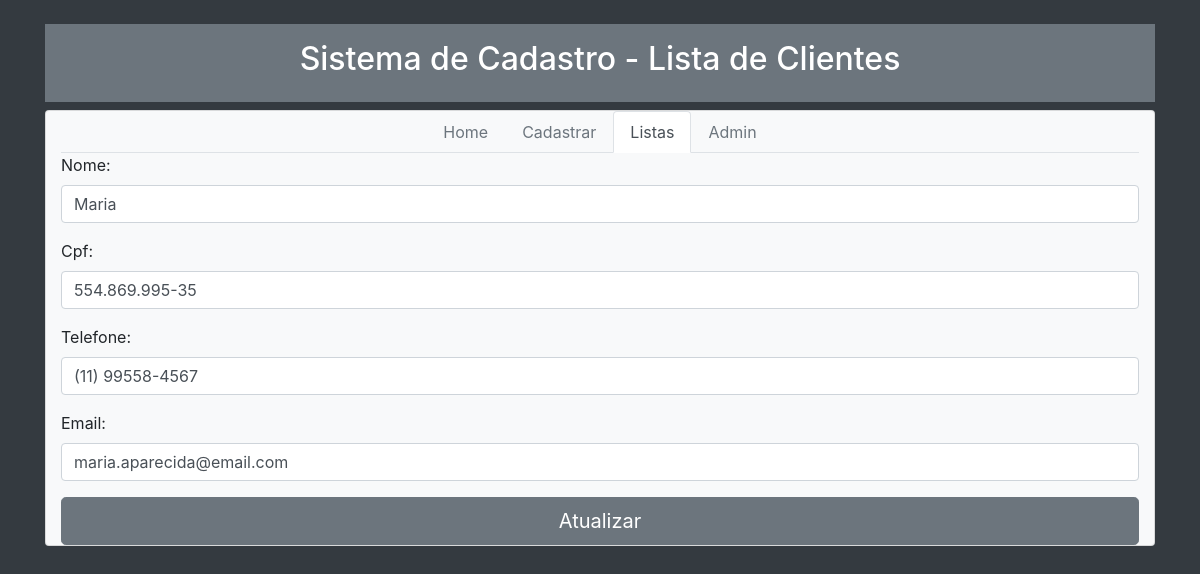
The app's page /atualizar/12 with its own data.
### creed/models.py (models this page shows, shortened)
class Cliente(models.Model):
    nome = models.CharField(max_length=50)
    cpf = models.CharField(max_length=20)
    telefone = models.CharField(max_length=20)
    email = models.EmailField(max_length=254)

### creed/views.py (the view)
# urls.py: path('atualizar/<int:pk>', views.editar_cliente, name='editar_cliente'),
def editar_cliente(request, pk):
    cliente = Cliente.objects.get(pk=pk)
    form = ClienteForm(request.POST or None, instance=cliente)
    if form.is_valid():
        form.save()
        return redirect('lista_clientes')
    return render(request, 'atualizar_cliente.html', {'form': form})

### creed/forms.py
class ClienteForm(forms.ModelForm):
    class Meta:
        model = Cliente
        fields = ['nome', 'cpf', 'telefone', 'email']
        widgets = {
            'nome': forms.TextInput(attrs={'class': 'form-control'}),
            'cpf': forms.TextInput(attrs={'class': 'form-control'}),
            'telefone': forms.TextInput(attrs={'class': 'form-control'}),
            'email': forms.TextInput(attrs={'class': 'form-control'}),
        }

### creed/Templates/atualizar_cliente.html (shortened to what this page needs)
<!DOCTYPE html>
<html>
<head>
	<link rel="stylesheet" href="https://stackpath.bootstrapcdn.com/bootstrap/4.1.1/css/bootstrap.min.css">
</head>
<body class="container bg-dark">
	<br>
	<div class="p-3 mb-2 bg-secondary text-white" role="alert">
		<h2 class="text-center">Sistema de Cadastro - Lista de Clientes</h2>
	</div>
<div class="card container bg-light">
	<div>
		<ul class="nav nav-tabs nav justify-content-center">
			<li class="nav-item">
				<a class="nav-link disabled" href="#">Home</a>
			</li>
			<li class="nav-item">
				<a class="nav-link disabled" href="#">Cadastrar</a>
			</li>
			<li class="nav-item">
				<a class="nav-link active" href="#">Listas</a>
			</li>
			<li class="nav-item">
				<a class="nav-link disabled" href="#">Admin</a>
			</li>
		</ul>
	</div>
	<div>
    <form method="POST">
        {{ form.as_p }}
        <button class="btn btn-secondary btn-lg btn-block" type="submit">Atualizar</button>
    </form>
	</div>
</div>
</body>
</html>

### records on screen
Cliente: nome "Maria", cpf "554.869.995-35", telefone "(11) 99558-4567", email "maria.aparecida@email.com"
